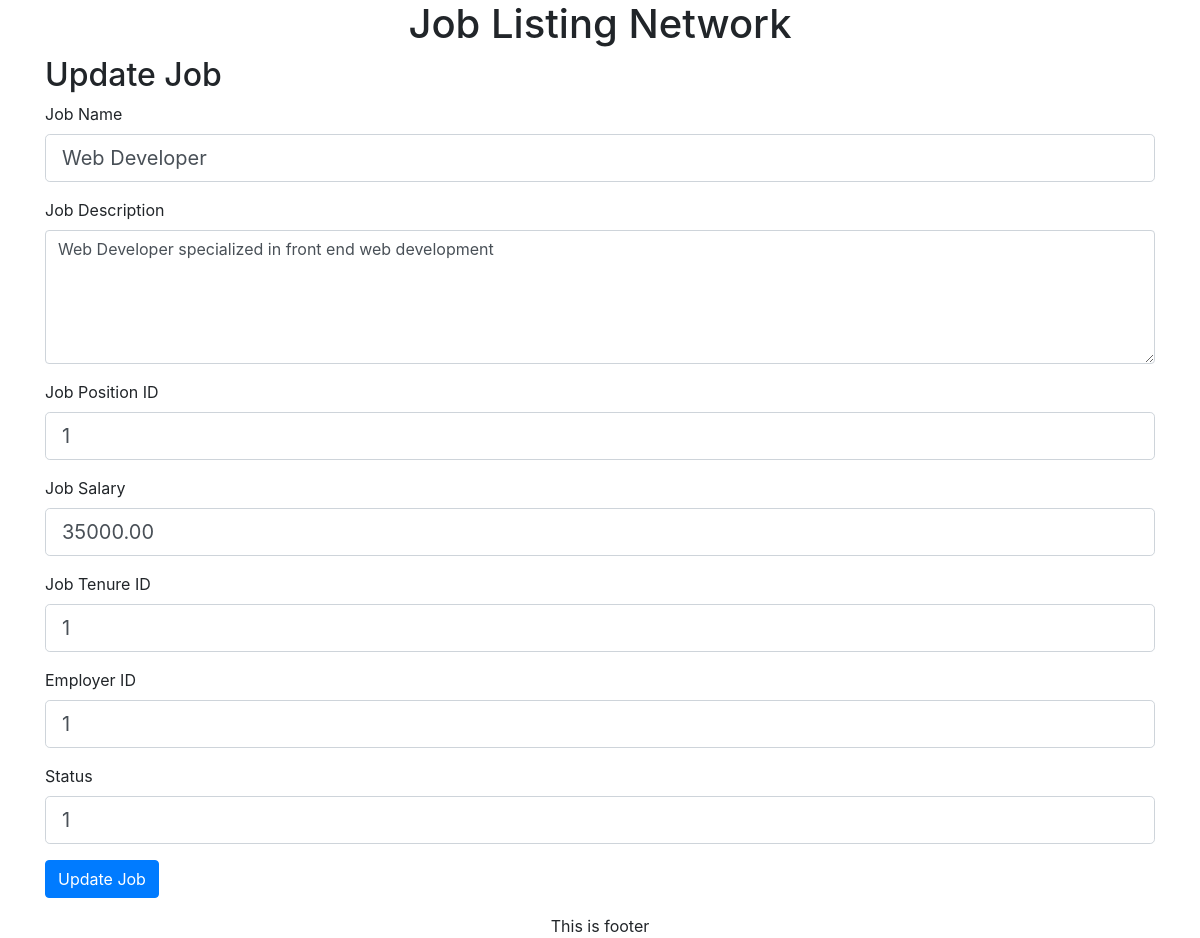
/index.php/job/update_job/1, run on the app's committed database.
### tables this page shows
CREATE TABLE `tbl_job_post` (
  `id` int(255) NOT NULL,
  `job_name` varchar(255) NOT NULL,
  `job_description` longtext NOT NULL,
  `job_position_id` int(255) NOT NULL,
  `job_salary` double(255,2) NOT NULL,
  `job_tenure_id` int(255) NOT NULL,
  `employer_id` int(255) NOT NULL,
  `status` tinyint(1) NOT NULL
);

### application/controllers/Job.php (called while the page is built, shortened)
<?php
class Job extends CI_Controller {
	public function __construct()
	{
		$this->load->model('job_model');
	}
	public function update_job() {
		$job_id = $this->uri->segment(3);
		$data["job_data"] = $this->job_model->fetch_single_job($job_id);
		$this->load->view('template/header');
		$this->load->view("pages/update_job", $data);
		$this->load->view('template/footer');
	}
}

### index.php (called while the page is built, shortened)
<?php
require_once BASEPATH.'core/CodeIgniter.php';

### application/models/Job_model.php (called while the page is built, shortened)
<?php
class Job_model extends CI_Model {
	function fetch_single_job($id) {
		$this->db->where("id", $id);
		$query = $this->db->get("tbl_job_post");
		return $query;
	}
}

### application/views/pages/update_job.php (the view, shortened to what this page needs)
<div class="container">
    <div class="header--table-header"><h2>Update Job</h2></div>
	<form action="<?php echo base_url(); ?>job/add_job" method="POST">
		<?php
		if ($job_data->num_rows() > 0) : ?>
		<?php foreach ($job_data->result() as $get_job) : ?>
            <div class="form-group">
                <label for="job_name">Job Name</label>
                <input class="form-control form-control-lg" type="text" name="job_name" title="Job Name" placeholder="Job Name" value="<?php echo $get_job->job_name; ?>" />
            </div>
            <div class="form-group">
                <label for="job_description">Job Description</label>
                <textarea class="form-control" rows="5" name="job_description" title="Job Description" placeholder="Job Description" ><?php echo $get_job->job_description; ?></textarea>
            </div>
            <div class="form-group">
                <label for="job_position_id">Job Position ID</label>
                <input class="form-control form-control-lg" type="number" name="job_position_id" value="<?php echo $get_job->job_position_id; ?>" />
            </div>
            <div class="form-group">
                <label for="job_salary">Job Salary</label>
                <input class="form-control form-control-lg" type="number" name="job_salary" value="<?php echo $get_job->job_salary; ?>"/>
            </div>
            <div class="form-group">
                <label for="job_tenure_id">Job Tenure ID</label>
                <input class="form-control form-control-lg" type="number" name="job_tenure_id" value="<?php echo $get_job->job_tenure_id; ?>" />
            </div>
            <div class="form-group">
                <label for="employer_id">Employer ID</label>
                <input class="form-control form-control-lg" type="number" name="employer_id" value="<?php echo $get_job->employer_id; ?>"/>
            </div>
            <div class="form-group">
                <label for="status">Status</label>
                <input class="form-control form-control-lg" type="number" name="status" value="<?php echo $get_job->status; ?>"/>
            </div>
            <div class="form-group">
                <input class="btn btn-primary" type="submit" name="update" value="Update Job" />
            </div>
		<?php
			endforeach;
		?>
		<?php else: ?>
			<div class="warning">There are no records</div>
		<?php endif; ?>
    </form>
</div>

### data on the page
tbl_job_post: job_name "Web Developer", job_description "Web Developer specialized in front end web development", job_position_id "1", job_salary "35000.00", job_tenure_id "1", employer_id "1", status "1"
